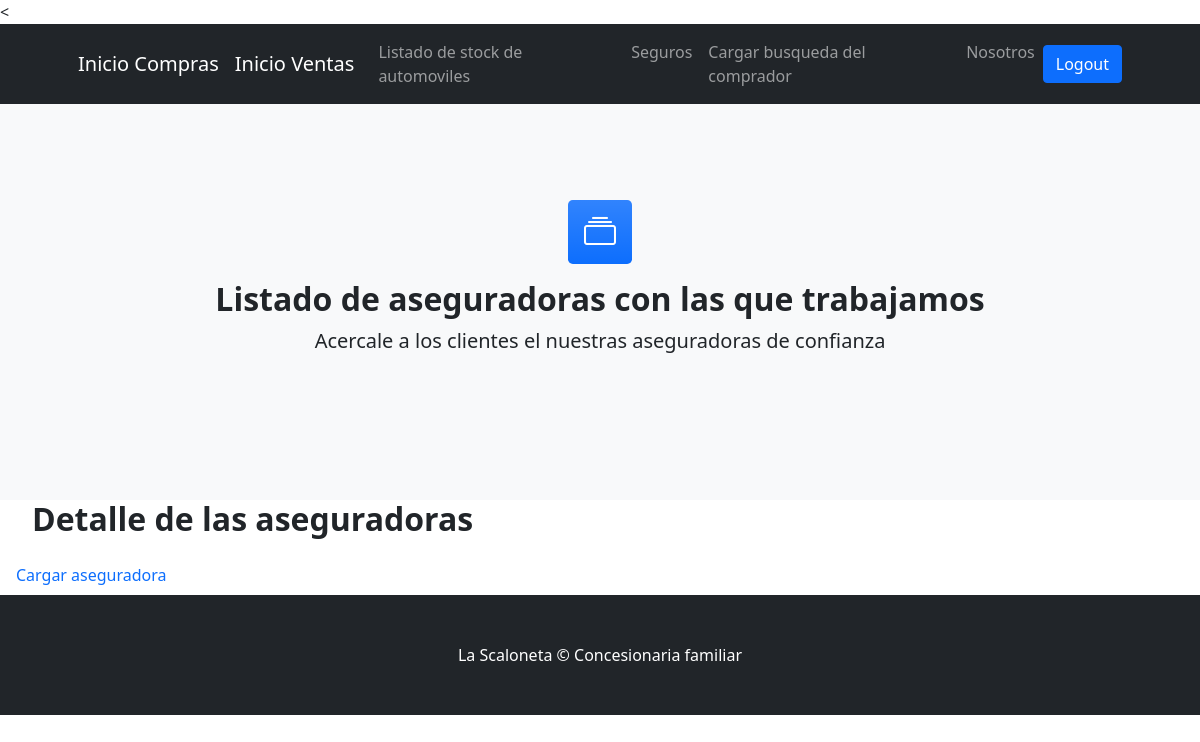
The page /compra/aseguradora/ (signed in) on the database as committed earlier.
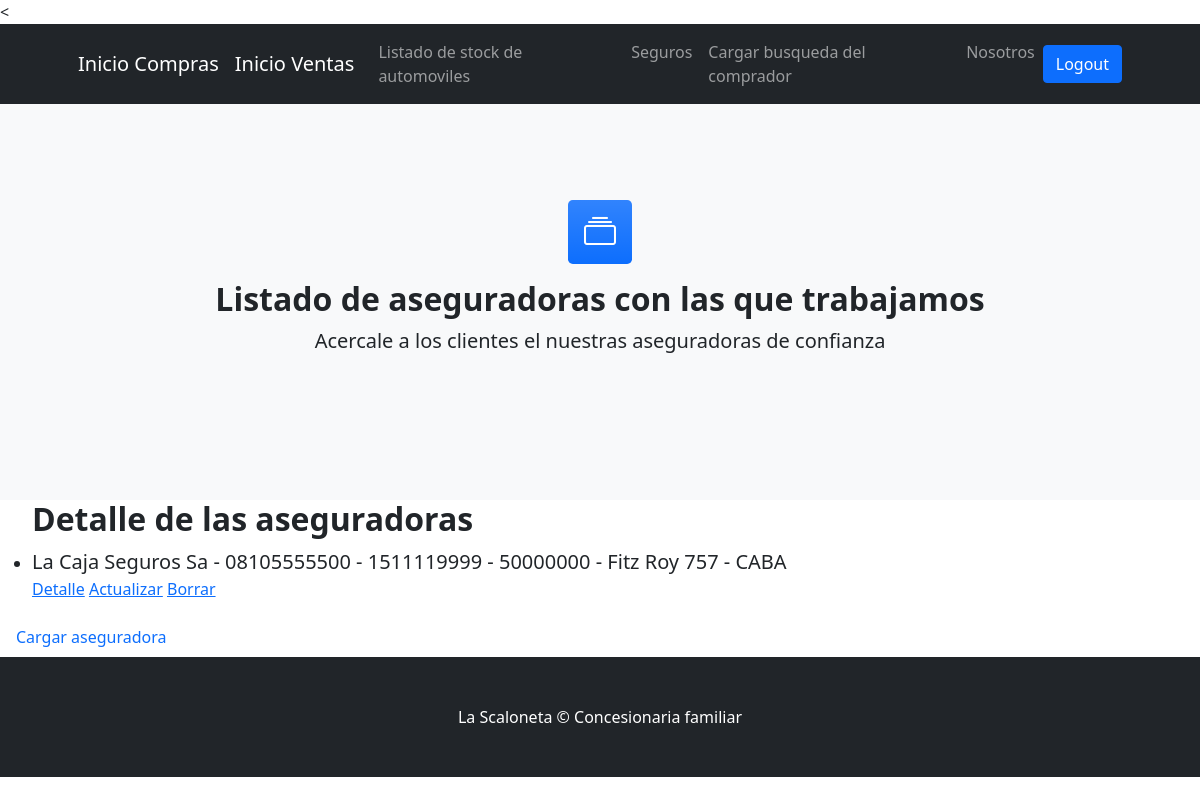
The same page on the database as committed later.
### compra/models.py (models this page shows, shortened)
class Aseguradora(models.Model):
    razon_social = models.CharField(max_length=50)
    telefono = models.CharField(max_length=20)
    celular = models.IntegerField()
    poliza = models.IntegerField()
    domicilio = models.CharField(max_length=50)
    localidad = models.CharField(max_length=20)

### compra/views.py (the view)
# urls.py: path("aseguradora/", AseguradoraList.as_view(), name= "compra-aseguradora"),
class AseguradoraList(ListView):
    model = Aseguradora
    template_name = "compra/list_aseguradora.html"

### compra/templates/compra/list_aseguradora.html (shortened to what this page needs)
{% extends 'compra/padre.html' %}
{% block contenido %}
<section class="bg-light py-5">
    <div class="container px-5 my-5 px-5">
        <div class="text-center mb-5">
            <div class="feature bg-primary bg-gradient text-white rounded-3 mb-3"><i class="bi bi-collection"></i></div>
            <h2 class="fw-bolder">Listado de aseguradoras con las que trabajamos</h2>
            <p class="lead mb-0">Acercale a los clientes el nuestras aseguradoras de confianza</p>
        </div>
</section>
<ul>
    <h2 class="fw-bolder"> Detalle de las aseguradoras</h2>
    {% for aseguradora in object_list %}
        <li>
            <p class="lead mb-0"> {{aseguradora.razon_social}} - {{aseguradora.telefono}} - {{aseguradora.celular}} - {{aseguradora.poliza}} - {{aseguradora.domicilio}} - {{aseguradora.localidad}}</h2>
            <p class="form-floating mb-3"> <a href="{% url 'compra-aseguradora-detail' aseguradora.id %}">Detalle</a>
            <a href="{% url 'compra-aseguradora-update' aseguradora.id %}">Actualizar</a>
            <a href="{% url 'compra-aseguradora-delete' aseguradora.id %}">Borrar</a> </p>
        </li>
    {% endfor %}
</ul>
<a class="nav-link" href="{% url 'compra-aseguradora-create' %}">Cargar aseguradora</a>
{% endblock %}

Rows that differ between the two databases and show on the page:
added Aseguradora: razon_social "La Caja Seguros Sa", telefono "08105555500", celular "1511119999", poliza "50000000", domicilio "Fitz Roy 757", localidad "CABA"
